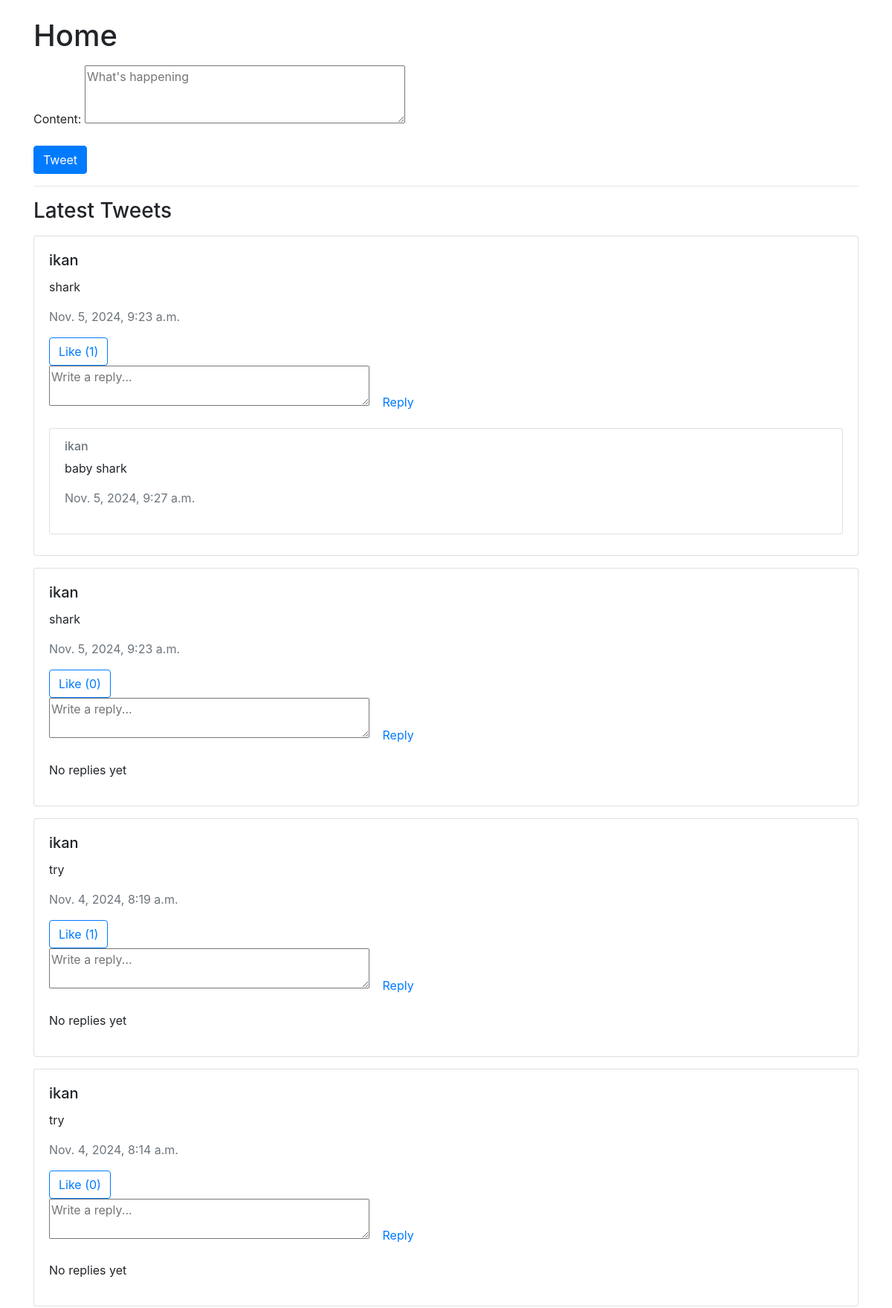
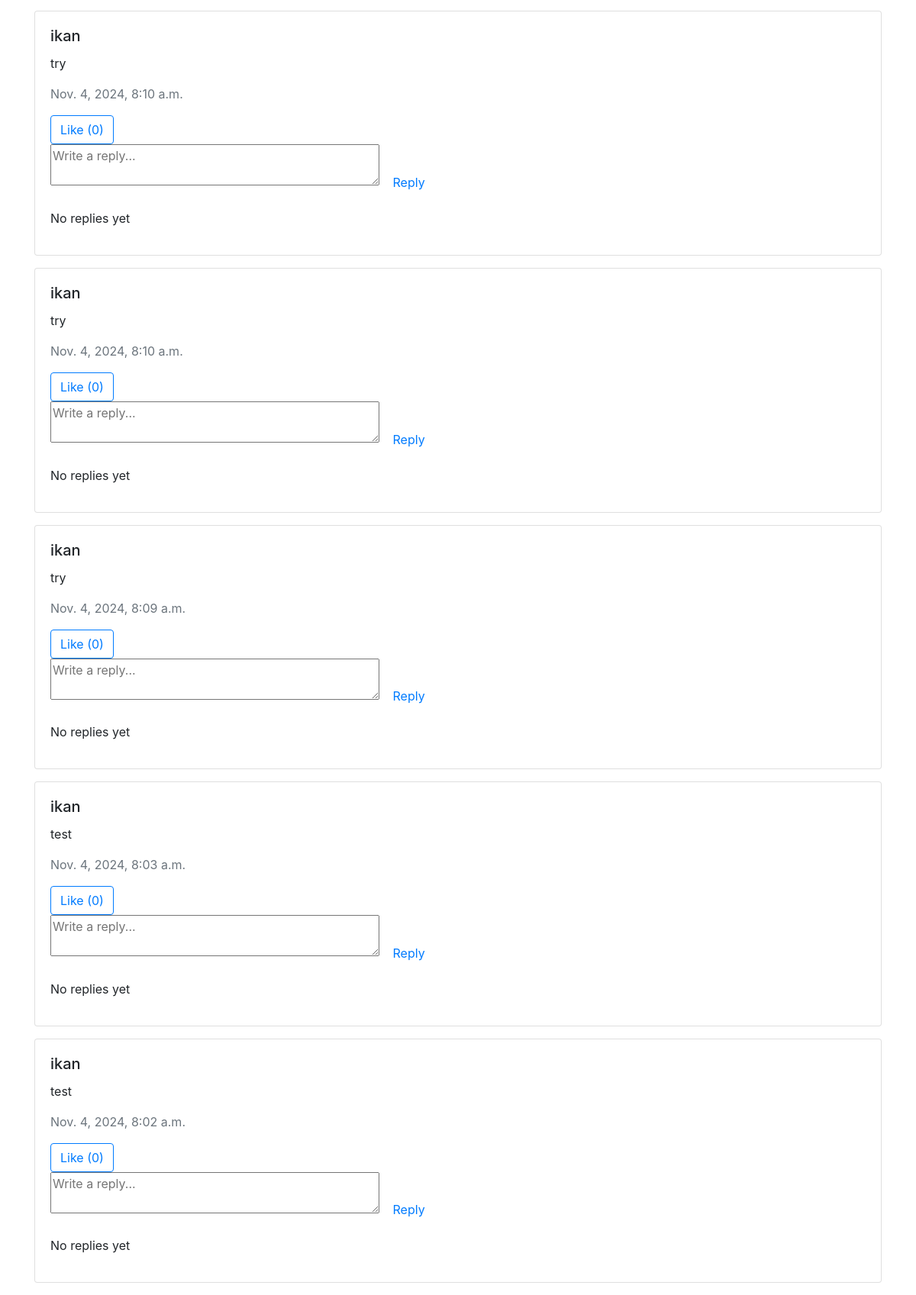
The app's page / (signed in) with its own data (2 pictures, top to bottom).
### main_app/models.py (models this page shows, shortened)
class Tweet(models.Model):
    user = models.ForeignKey(User, on_delete=models.CASCADE)
    content = models.CharField(max_length=200)
    created_at = models.DateTimeField(auto_now_add=True)

class Reply(models.Model):
    tweet = models.ForeignKey(Tweet, on_delete=models.CASCADE, related_name='replies')
    user = models.ForeignKey(User, on_delete=models.CASCADE)
    content = models.TextField()
    created_at = models.DateTimeField(auto_now_add=True)

### main_app/views.py (the view)
# urls.py: path('', views.tweet_list, name='tweet_list'),
@login_required
def tweet_list(request):
    if request.method == 'POST':
        form = TweetForm(request.POST)
        if form.is_valid():
            tweet = form.save(commit=False)
            tweet.user = request.user
            tweet.save()
            return redirect('tweet_list')
    else:
        form = TweetForm()
    tweets = Tweet.objects.all().order_by('-created_at')
    reply_form = ReplyForm()
    return render(request, 'tweet_list.html', {'form': form, 'tweets': tweets, 'reply_form': reply_form})

### main_app/forms.py
class TweetForm(forms.ModelForm):
    class Meta:
        model = Tweet
        fields = ['content']
        widgets = {
            'content': forms.Textarea(attrs={'rows' : 3, 'placeholder' : 'What\'s happening'})
        }

class ReplyForm(forms.ModelForm):
    class Meta:
        model = Reply
        fields = ['content']
        widgets = {
            'content' : forms.Textarea(attrs={'rows': 2, 'placeholder' : 'Write a reply...'})
        }

### main_app/templates/tweet_list.html (shortened to what this page needs)
<!DOCTYPE html>
<html lang="en">
<head>
    <link rel="stylesheet" href="https://stackpath.bootstrapcdn.com/bootstrap/4.3.1/css/bootstrap.min.css">
</head>
<body>
    <div class="container">
        <h1 class="mt-4">Home</h1>
        <form method="post" class="mt-3">
            {{ form.as_p }}
            <button type="submit" class="btn btn-primary">Tweet</button>
        </form>
        <hr>
        <h3>Latest Tweets</h3>
        {% for tweet in tweets %}
            <div class="card my-3">
                <div class="card-body">
                    <h5 class="card-title">{{ tweet.user.username }}</h5>
                    <p class="card-text">{{ tweet.content }}</p>
                    <p class="text-muted">{{ tweet.created_at }}</p>
                    <form method="post" action="{% url 'like_tweet' tweet.id %}">
                        <button type="submit" class="btn btn-outline-primary">
                            Like ({{ tweet.likes.count }})
                        </button>
                    </form>
                    <form method="post" action="{% url 'reply_tweet' tweet.id %}">
                        {{ reply_form.content }}
                        <button type="submit" class="btn btn-link">Reply</button>
                    </form>
                    <div class="replies mt-3">
                        {% for reply in tweet.replies.all %}
                            <div class="card my-2">
                                <div class="card-body">
                                    <h6 class="card-subtitle mb-2 text-muted">{{ reply.user.username }}</h6>
                                    <p class="card-text">{{ reply.content }}</p>
                                    <p  class="text-muted">{{ reply.created_at }}</p>
                                </div>
                            </div>
                        {% empty %}
                            <p>No replies yet</p>
                        {% endfor %}
                    </div>
                </div>
            </div>
        {% empty %}
            <p>No tweets yet.</p>
        {% endfor %}
    </div>
</body>
</html>

### records on screen
Tweet: user.username "ikan", content "shark", created_at "Nov. 5, 2024, 9:23 a.m.", likes.count "1"
Reply: user.username "ikan", content "baby shark", created_at "Nov. 5, 2024, 9:27 a.m."
Tweet: user.username "ikan", content "shark", created_at "Nov. 5, 2024, 9:23 a.m.", likes.count "0"
Tweet: user.username "ikan", content "try", created_at "Nov. 4, 2024, 8:19 a.m.", likes.count "1"
Tweet: user.username "ikan", content "try", created_at "Nov. 4, 2024, 8:14 a.m.", likes.count "0"
Tweet: user.username "ikan", content "try", created_at "Nov. 4, 2024, 8:10 a.m.", likes.count "0"
Tweet: user.username "ikan", content "try", created_at "Nov. 4, 2024, 8:10 a.m.", likes.count "0"
Tweet: user.username "ikan", content "try", created_at "Nov. 4, 2024, 8:09 a.m.", likes.count "0"
Tweet: user.username "ikan", content "test", created_at "Nov. 4, 2024, 8:03 a.m.", likes.count "0"
Tweet: user.username "ikan", content "test", created_at "Nov. 4, 2024, 8:02 a.m.", likes.count "0"
